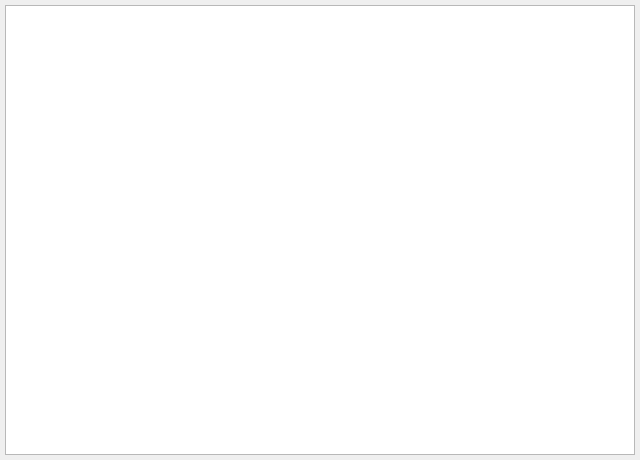
<?xml version="1.0" encoding="UTF-8"?>
<ui version="4.0">
 <class>MScanPage</class>
 <widget class="QWidget" name="MScanPage">
  <property name="geometry">
   <rect>
    <x>0</x>
    <y>0</y>
    <width>640</width>
    <height>460</height>
   </rect>
  </property>
  <property name="sizePolicy">
   <sizepolicy hsizetype="Expanding" vsizetype="Expanding">
    <horstretch>0</horstretch>
    <verstretch>0</verstretch>
   </sizepolicy>
  </property>
  <property name="windowTitle">
   <string>Form</string>
  </property>
  <layout class="QVBoxLayout" name="verticalLayout">
   <property name="spacing">
    <number>5</number>
   </property>
   <property name="leftMargin">
    <number>5</number>
   </property>
   <property name="topMargin">
    <number>5</number>
   </property>
   <property name="rightMargin">
    <number>5</number>
   </property>
   <property name="bottomMargin">
    <number>5</number>
   </property>
   <item>
    <widget class="MScanPlot" name="mScanPlot"/>
   </item>
  </layout>
 </widget>
 <customwidgets>
  <customwidget>
   <class>MScanPlot</class>
   <extends>QGraphicsView</extends>
   <header>mscanplot.h</header>
  </customwidget>
 </customwidgets>
 <resources/>
 <connections/>
</ui>
